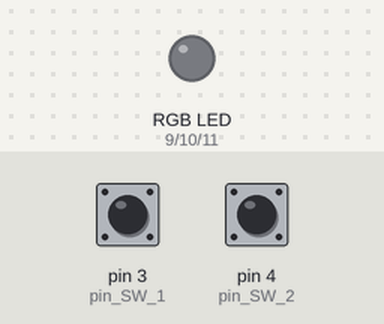
Bench run of a sketch on a simulated Arduino Uno, built with avr-gcc and run on an emulated ATmega328P. On the bench: an RGB LED mixed from three pins (HIGH = lit). Inputs (shaded band) come from the test bench; at power-on: pin 3 (pin_SW_1) LOW, pin 4 (pin_SW_2) LOW. Dim RGB values are drawn brighter than linear; pins used as bus, display or sensor lines are not drawn.

Above: at 1.2 s.
1.3 s: pin 3 (pin_SW_1) pulled HIGH for 0.3 s
At 2.3 s:
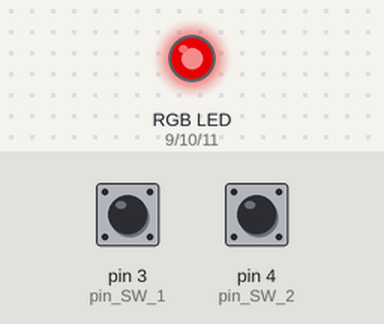
3.1 s: pin 4 (pin_SW_2) pulled HIGH for 1 s
At 4.2 s:
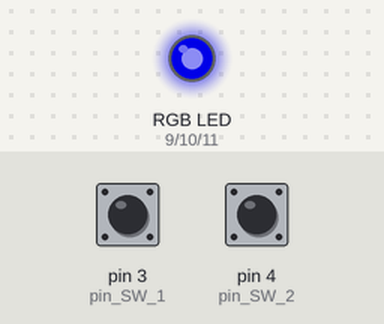
6.1 s: pin 3 (pin_SW_1) pulled HIGH for 1 s
At 6.69 s:
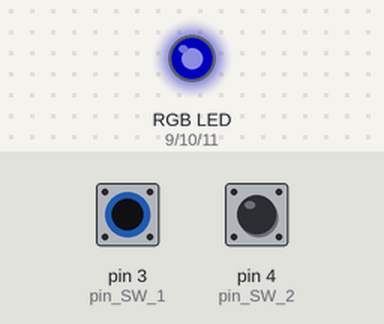
9.1 s: pin 4 (pin_SW_2) pulled HIGH for 0.3 s
At 10.3 s:
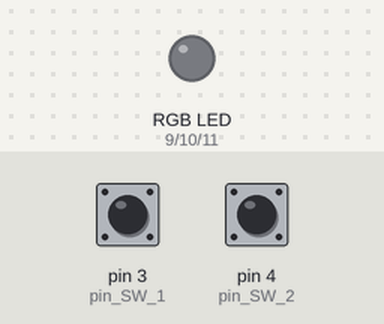
10.9 s: pin 4 (pin_SW_2) pulled HIGH for 3.2 s
At 11.5 s:
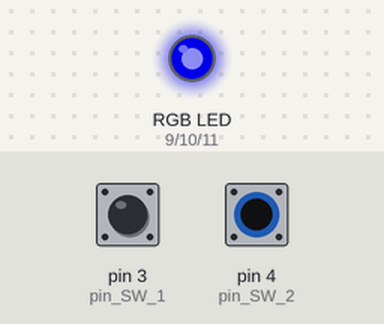
Timing chart, 0 to 13.9 s (numbered marks = the images above; inputs shaded):
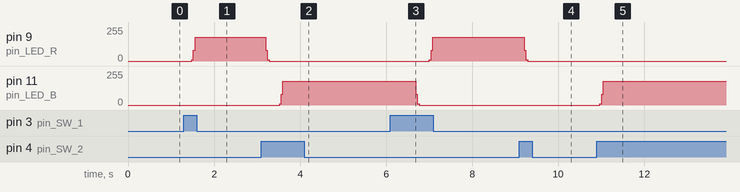

Measured:
- after the input at 1.3 s, pin 9 (pin_LED_R): 0/255 → 180/255 after 0.18 s
- after the input at 3.1 s, pin 9 (pin_LED_R): 180/255 → 0/255 after 0.10 s; pin 11 (pin_LED_B): 0/255 → 180/255 after 0.42 s
- after the input at 6.1 s, pin 9 (pin_LED_R): 0/255 → 180/255 after 0.90 s; pin 11 (pin_LED_B): 180/255 → 0/255 after 0.58 s
- after the input at 9.1 s, pin 9 (pin_LED_R): 180/255 → 0/255 after 0.11 s
- after the input at 10.9 s, pin 11 (pin_LED_B): 0/255 → 180/255 after 0.07 s

The sketch:

6week-Misson-2.ino
```cpp
int pin_DC_A = 5;
int pin_DC_B = 6;
int pin_LED_R = 9;
int pin_LED_G = 10;
int pin_LED_B = 11;
int pin_SW_1 = 3;
int pin_SW_2 = 4;
int speed_count;


void setup() {
  // put your setup code here, to run once:
 pinMode(pin_DC_A,OUTPUT);
 pinMode(pin_DC_B,OUTPUT);
 pinMode(pin_LED_R,OUTPUT);
 pinMode(pin_LED_G,OUTPUT);
 pinMode(pin_LED_B,OUTPUT);
 pinMode(pin_SW_1,INPUT);
 pinMode(pin_SW_2,INPUT);
}

void loop() {
  // put your main code here, to run repeatedly:
 uint8_t SW1_data ,SW2_data;

 SW1_data = digitalRead(pin_SW_1);
 SW2_data = digitalRead(pin_SW_2);
 if((SW1_data ==1)&&(SW2_data==0))
 {
    speed_count++;
   SW1_data = 0;
 }
  delay(20);
 if((SW1_data ==0)&&(SW2_data==1))
 {
    speed_count--;
   SW2_data =0;
 }
 delay(20);

  if(speed_count==0){
    Stop();
    delay(200);
  }else if(speed_count>0){
    forwardRotation(speed_count*10);
    switch(speed_count){
      case 1:
      analogWrite(pin_LED_R,speed_count*10);
       digitalWrite(pin_LED_G,0);
    digitalWrite(pin_LED_B,0);
      break;
      case 2:
      analogWrite(pin_LED_R,speed_count*40);
       digitalWrite(pin_LED_G,0);
    digitalWrite(pin_LED_B,0);
      break;
      case 3:
      analogWrite(pin_LED_R,speed_count*60);
       digitalWrite(pin_LED_G,0);
    digitalWrite(pin_LED_B,0);
      break;
      default:
      break;
    }
  }
  else{
    reverseRotation(speed_count*-10);
    switch(speed_count){
      case -1:
      analogWrite(pin_LED_B,speed_count*-10);
      digitalWrite(pin_LED_R,0);
    digitalWrite(pin_LED_G,0);
      break;
      case -2:
      analogWrite(pin_LED_B,speed_count*-40);
      digitalWrite(pin_LED_R,0);
    digitalWrite(pin_LED_G,0);
      break;
      case -3:
      analogWrite(pin_LED_B,speed_count*-60);
      digitalWrite(pin_LED_R,0);
    digitalWrite(pin_LED_G,0);
      break;
      default:
      break;
    }
  }
}


void forwardRotation(int Speed)
{
  digitalWrite(pin_DC_A,LOW);
  analogWrite(pin_DC_B,Speed);
}

void reverseRotation(int Speed)
{
  digitalWrite(pin_DC_B,LOW);
  analogWrite(pin_DC_A,Speed);
}
void Stop()
{
  digitalWrite(pin_DC_A,LOW);
  digitalWrite(pin_DC_B,LOW);
      digitalWrite(pin_LED_R,0);
    digitalWrite(pin_LED_G,0);
    digitalWrite(pin_LED_B,0);
}
```
